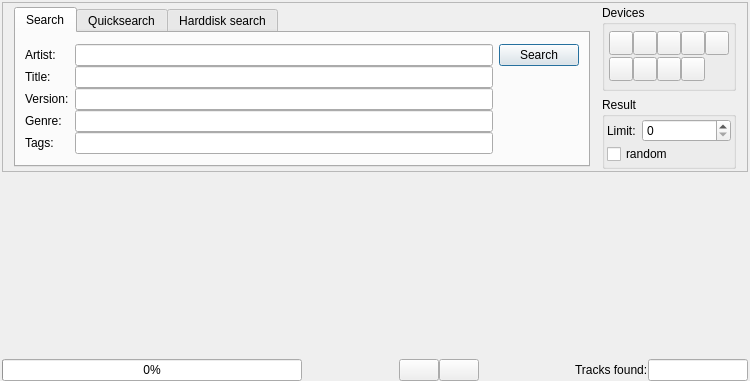
<?xml version="1.0" encoding="UTF-8"?>
<ui version="4.0">
 <class>searchClass</class>
 <widget class="QWidget" name="searchClass">
  <property name="geometry">
   <rect>
    <x>0</x>
    <y>0</y>
    <width>750</width>
    <height>381</height>
   </rect>
  </property>
  <property name="windowTitle">
   <string>WinMusik Search</string>
  </property>
  <property name="windowIcon">
   <iconset resource="../resources.qrc">
    <normaloff>:/devices48/resources/tr48x48-0012.png</normaloff>:/devices48/resources/tr48x48-0012.png</iconset>
  </property>
  <layout class="QVBoxLayout" name="verticalLayout_3">
   <property name="leftMargin">
    <number>2</number>
   </property>
   <property name="topMargin">
    <number>2</number>
   </property>
   <property name="rightMargin">
    <number>2</number>
   </property>
   <property name="bottomMargin">
    <number>0</number>
   </property>
   <item>
    <widget class="QFrame" name="frame">
     <property name="minimumSize">
      <size>
       <width>0</width>
       <height>0</height>
      </size>
     </property>
     <property name="maximumSize">
      <size>
       <width>16777215</width>
       <height>170</height>
      </size>
     </property>
     <property name="frameShape">
      <enum>QFrame::StyledPanel</enum>
     </property>
     <property name="frameShadow">
      <enum>QFrame::Raised</enum>
     </property>
     <layout class="QHBoxLayout" name="horizontalLayout">
      <property name="spacing">
       <number>6</number>
      </property>
      <property name="topMargin">
       <number>2</number>
      </property>
      <property name="bottomMargin">
       <number>2</number>
      </property>
      <item>
       <widget class="QTabWidget" name="tabWidget">
        <property name="enabled">
         <bool>true</bool>
        </property>
        <property name="maximumSize">
         <size>
          <width>16777215</width>
          <height>160</height>
         </size>
        </property>
        <property name="tabShape">
         <enum>QTabWidget::Rounded</enum>
        </property>
        <property name="currentIndex">
         <number>0</number>
        </property>
        <property name="elideMode">
         <enum>Qt::ElideNone</enum>
        </property>
        <property name="usesScrollButtons">
         <bool>true</bool>
        </property>
        <widget class="QWidget" name="tab">
         <attribute name="icon">
          <iconset resource="../resources.qrc">
           <normaloff>:/icons/resources/viewmag.png</normaloff>:/icons/resources/viewmag.png</iconset>
         </attribute>
         <attribute name="title">
          <string>Search</string>
         </attribute>
         <layout class="QVBoxLayout" name="verticalLayout">
          <property name="spacing">
           <number>2</number>
          </property>
          <property name="margin">
           <number>9</number>
          </property>
          <item>
           <layout class="QGridLayout">
            <property name="horizontalSpacing">
             <number>6</number>
            </property>
            <property name="verticalSpacing">
             <number>0</number>
            </property>
            <item row="0" column="0">
             <widget class="QLabel" name="label">
              <property name="text">
               <string>Artist:</string>
              </property>
             </widget>
            </item>
            <item row="0" column="1">
             <widget class="QLineEdit" name="artist"/>
            </item>
            <item row="1" column="0">
             <widget class="QLabel" name="label_2">
              <property name="text">
               <string>Title:</string>
              </property>
             </widget>
            </item>
            <item row="1" column="1">
             <widget class="QLineEdit" name="title"/>
            </item>
            <item row="2" column="0">
             <widget class="QLabel" name="label_6">
              <property name="text">
               <string>Version:</string>
              </property>
             </widget>
            </item>
            <item row="3" column="0">
             <widget class="QLabel" name="label_7">
              <property name="text">
               <string>Genre:</string>
              </property>
             </widget>
            </item>
            <item row="4" column="0">
             <widget class="QLabel" name="label_8">
              <property name="text">
               <string>Tags:</string>
              </property>
             </widget>
            </item>
            <item row="2" column="1">
             <widget class="QLineEdit" name="version"/>
            </item>
            <item row="3" column="1">
             <widget class="QLineEdit" name="genre"/>
            </item>
            <item row="4" column="1">
             <widget class="QLineEdit" name="tags"/>
            </item>
            <item row="0" column="2">
             <widget class="QPushButton" name="searchButton">
              <property name="text">
               <string>Search</string>
              </property>
              <property name="icon">
               <iconset resource="../resources.qrc">
                <normaloff>:/icons/resources/next.png</normaloff>:/icons/resources/next.png</iconset>
              </property>
              <property name="iconSize">
               <size>
                <width>16</width>
                <height>16</height>
               </size>
              </property>
              <property name="autoDefault">
               <bool>true</bool>
              </property>
              <property name="default">
               <bool>true</bool>
              </property>
             </widget>
            </item>
           </layout>
          </item>
         </layout>
        </widget>
        <widget class="QWidget" name="tab_2">
         <attribute name="title">
          <string>Quicksearch</string>
         </attribute>
         <layout class="QVBoxLayout" name="verticalLayout_4">
          <property name="spacing">
           <number>0</number>
          </property>
          <item>
           <layout class="QFormLayout" name="formLayout">
            <property name="horizontalSpacing">
             <number>6</number>
            </property>
            <property name="verticalSpacing">
             <number>2</number>
            </property>
            <property name="topMargin">
             <number>0</number>
            </property>
            <item row="1" column="0">
             <widget class="QLabel" name="label_4">
              <property name="text">
               <string>Query:</string>
              </property>
             </widget>
            </item>
            <item row="1" column="1">
             <layout class="QHBoxLayout" name="horizontalLayout_3">
              <property name="spacing">
               <number>6</number>
              </property>
              <item>
               <widget class="QLineEdit" name="query"/>
              </item>
              <item>
               <widget class="QPushButton" name="quicksearchButton">
                <property name="text">
                 <string>Search</string>
                </property>
                <property name="icon">
                 <iconset resource="../resources.qrc">
                  <normaloff>:/icons/resources/next.png</normaloff>:/icons/resources/next.png</iconset>
                </property>
                <property name="iconSize">
                 <size>
                  <width>16</width>
                  <height>16</height>
                 </size>
                </property>
                <property name="default">
                 <bool>true</bool>
                </property>
               </widget>
              </item>
             </layout>
            </item>
            <item row="2" column="0">
             <widget class="QLabel" name="label_9">
              <property name="sizePolicy">
               <sizepolicy hsizetype="Preferred" vsizetype="Preferred">
                <horstretch>0</horstretch>
                <verstretch>0</verstretch>
               </sizepolicy>
              </property>
              <property name="text">
               <string>Search in:</string>
              </property>
              <property name="alignment">
               <set>Qt::AlignLeading|Qt::AlignLeft|Qt::AlignVCenter</set>
              </property>
             </widget>
            </item>
            <item row="2" column="1">
             <layout class="QHBoxLayout" name="horizontalLayout_7">
              <property name="topMargin">
               <number>0</number>
              </property>
              <item>
               <layout class="QGridLayout" name="gridLayout">
                <property name="horizontalSpacing">
                 <number>6</number>
                </property>
                <property name="verticalSpacing">
                 <number>2</number>
                </property>
                <item row="0" column="0">
                 <widget class="QCheckBox" name="searchArtist">
                  <property name="text">
                   <string>Artist</string>
                  </property>
                  <property name="checked">
                   <bool>true</bool>
                  </property>
                 </widget>
                </item>
                <item row="0" column="1">
                 <widget class="QCheckBox" name="searchTitle">
                  <property name="text">
                   <string>Title</string>
                  </property>
                  <property name="checked">
                   <bool>true</bool>
                  </property>
                 </widget>
                </item>
                <item row="0" column="2">
                 <widget class="QCheckBox" name="searchVersion">
                  <property name="text">
                   <string>Version</string>
                  </property>
                  <property name="checked">
                   <bool>true</bool>
                  </property>
                 </widget>
                </item>
                <item row="0" column="3">
                 <widget class="QCheckBox" name="searchGenre">
                  <property name="text">
                   <string>Genre</string>
                  </property>
                  <property name="checked">
                   <bool>true</bool>
                  </property>
                 </widget>
                </item>
                <item row="1" column="0">
                 <widget class="QCheckBox" name="searchAlbum">
                  <property name="text">
                   <string>Album</string>
                  </property>
                  <property name="checked">
                   <bool>true</bool>
                  </property>
                 </widget>
                </item>
                <item row="1" column="1">
                 <widget class="QCheckBox" name="searchRemarks">
                  <property name="text">
                   <string>Remarks</string>
                  </property>
                  <property name="checked">
                   <bool>true</bool>
                  </property>
                 </widget>
                </item>
                <item row="1" column="2">
                 <widget class="QCheckBox" name="searchTags">
                  <property name="text">
                   <string>Tags</string>
                  </property>
                  <property name="checked">
                   <bool>true</bool>
                  </property>
                 </widget>
                </item>
               </layout>
              </item>
              <item>
               <spacer name="horizontalSpacer_3">
                <property name="orientation">
                 <enum>Qt::Horizontal</enum>
                </property>
                <property name="sizeHint" stdset="0">
                 <size>
                  <width>40</width>
                  <height>20</height>
                 </size>
                </property>
               </spacer>
              </item>
             </layout>
            </item>
           </layout>
          </item>
          <item>
           <spacer name="verticalSpacer_4">
            <property name="orientation">
             <enum>Qt::Vertical</enum>
            </property>
            <property name="sizeHint" stdset="0">
             <size>
              <width>20</width>
              <height>40</height>
             </size>
            </property>
           </spacer>
          </item>
          <item>
           <layout class="QHBoxLayout" name="horizontalLayout_4">
            <item>
             <widget class="QCheckBox" name="watchClipboard">
              <property name="text">
               <string>watch Clipboard</string>
              </property>
             </widget>
            </item>
           </layout>
          </item>
         </layout>
        </widget>
        <widget class="QWidget" name="Seite">
         <attribute name="title">
          <string>Harddisk search</string>
         </attribute>
         <layout class="QVBoxLayout" name="verticalLayout_5">
          <item>
           <layout class="QHBoxLayout" name="horizontalLayout_5">
            <item>
             <widget class="QLabel" name="label_5">
              <property name="text">
               <string>Query:</string>
              </property>
             </widget>
            </item>
            <item>
             <widget class="QLineEdit" name="query_harddisk"/>
            </item>
            <item>
             <widget class="QPushButton" name="hardDiskSearchButton">
              <property name="text">
               <string>Search</string>
              </property>
              <property name="icon">
               <iconset resource="../resources.qrc">
                <normaloff>:/icons/resources/next.png</normaloff>:/icons/resources/next.png</iconset>
              </property>
              <property name="iconSize">
               <size>
                <width>16</width>
                <height>16</height>
               </size>
              </property>
              <property name="default">
               <bool>true</bool>
              </property>
             </widget>
            </item>
           </layout>
          </item>
          <item>
           <spacer name="verticalSpacer_3">
            <property name="orientation">
             <enum>Qt::Vertical</enum>
            </property>
            <property name="sizeHint" stdset="0">
             <size>
              <width>20</width>
              <height>40</height>
             </size>
            </property>
           </spacer>
          </item>
          <item>
           <layout class="QHBoxLayout" name="horizontalLayout_6">
            <item>
             <widget class="QCheckBox" name="watchClipboardHarddisk">
              <property name="text">
               <string>watch Clipboard</string>
              </property>
             </widget>
            </item>
           </layout>
          </item>
         </layout>
        </widget>
       </widget>
      </item>
      <item>
       <layout class="QVBoxLayout" name="verticalLayout_6">
        <property name="leftMargin">
         <number>6</number>
        </property>
        <item>
         <widget class="QGroupBox" name="groupBox">
          <property name="sizePolicy">
           <sizepolicy hsizetype="Preferred" vsizetype="Expanding">
            <horstretch>0</horstretch>
            <verstretch>0</verstretch>
           </sizepolicy>
          </property>
          <property name="title">
           <string>Devices</string>
          </property>
          <property name="flat">
           <bool>false</bool>
          </property>
          <layout class="QGridLayout" name="_2">
           <property name="margin">
            <number>4</number>
           </property>
           <property name="spacing">
            <number>0</number>
           </property>
           <item row="0" column="0">
            <widget class="QToolButton" name="traeger_1">
             <property name="minimumSize">
              <size>
               <width>24</width>
               <height>24</height>
              </size>
             </property>
             <property name="focusPolicy">
              <enum>Qt::NoFocus</enum>
             </property>
             <property name="autoFillBackground">
              <bool>false</bool>
             </property>
             <property name="text">
              <string/>
             </property>
             <property name="icon">
              <iconset resource="../resources.qrc">
               <normaloff>:/devices25/resources/tr25x25-0001.png</normaloff>:/devices25/resources/tr25x25-0001.png</iconset>
             </property>
             <property name="iconSize">
              <size>
               <width>16</width>
               <height>16</height>
              </size>
             </property>
             <property name="checkable">
              <bool>true</bool>
             </property>
            </widget>
           </item>
           <item row="0" column="1">
            <widget class="QToolButton" name="traeger_2">
             <property name="minimumSize">
              <size>
               <width>24</width>
               <height>24</height>
              </size>
             </property>
             <property name="focusPolicy">
              <enum>Qt::NoFocus</enum>
             </property>
             <property name="text">
              <string/>
             </property>
             <property name="icon">
              <iconset resource="../resources.qrc">
               <normaloff>:/devices25/resources/tr25x25-0002.png</normaloff>:/devices25/resources/tr25x25-0002.png</iconset>
             </property>
             <property name="iconSize">
              <size>
               <width>16</width>
               <height>16</height>
              </size>
             </property>
             <property name="checkable">
              <bool>true</bool>
             </property>
            </widget>
           </item>
           <item row="0" column="2">
            <widget class="QToolButton" name="traeger_3">
             <property name="minimumSize">
              <size>
               <width>24</width>
               <height>24</height>
              </size>
             </property>
             <property name="focusPolicy">
              <enum>Qt::NoFocus</enum>
             </property>
             <property name="text">
              <string/>
             </property>
             <property name="icon">
              <iconset resource="../resources.qrc">
               <normaloff>:/devices25/resources/tr25x25-0003.png</normaloff>:/devices25/resources/tr25x25-0003.png</iconset>
             </property>
             <property name="iconSize">
              <size>
               <width>16</width>
               <height>16</height>
              </size>
             </property>
             <property name="checkable">
              <bool>true</bool>
             </property>
            </widget>
           </item>
           <item row="0" column="3">
            <widget class="QToolButton" name="traeger_4">
             <property name="minimumSize">
              <size>
               <width>24</width>
               <height>24</height>
              </size>
             </property>
             <property name="focusPolicy">
              <enum>Qt::NoFocus</enum>
             </property>
             <property name="text">
              <string/>
             </property>
             <property name="icon">
              <iconset resource="../resources.qrc">
               <normaloff>:/devices25/resources/tr25x25-0004.png</normaloff>:/devices25/resources/tr25x25-0004.png</iconset>
             </property>
             <property name="iconSize">
              <size>
               <width>16</width>
               <height>16</height>
              </size>
             </property>
             <property name="checkable">
              <bool>true</bool>
             </property>
            </widget>
           </item>
           <item row="0" column="4">
            <widget class="QToolButton" name="traeger_5">
             <property name="minimumSize">
              <size>
               <width>24</width>
               <height>24</height>
              </size>
             </property>
             <property name="focusPolicy">
              <enum>Qt::NoFocus</enum>
             </property>
             <property name="text">
              <string/>
             </property>
             <property name="icon">
              <iconset resource="../resources.qrc">
               <normaloff>:/devices25/resources/tr25x25-0005.png</normaloff>:/devices25/resources/tr25x25-0005.png</iconset>
             </property>
             <property name="iconSize">
              <size>
               <width>16</width>
               <height>16</height>
              </size>
             </property>
             <property name="checkable">
              <bool>true</bool>
             </property>
            </widget>
           </item>
           <item row="1" column="0">
            <widget class="QToolButton" name="traeger_6">
             <property name="minimumSize">
              <size>
               <width>24</width>
               <height>24</height>
              </size>
             </property>
             <property name="focusPolicy">
              <enum>Qt::NoFocus</enum>
             </property>
             <property name="text">
              <string/>
             </property>
             <property name="icon">
              <iconset resource="../resources.qrc">
               <normaloff>:/devices25/resources/tr25x25-0006.png</normaloff>:/devices25/resources/tr25x25-0006.png</iconset>
             </property>
             <property name="iconSize">
              <size>
               <width>16</width>
               <height>16</height>
              </size>
             </property>
             <property name="checkable">
              <bool>true</bool>
             </property>
            </widget>
           </item>
           <item row="1" column="1">
            <widget class="QToolButton" name="traeger_7">
             <property name="minimumSize">
              <size>
               <width>24</width>
               <height>24</height>
              </size>
             </property>
             <property name="focusPolicy">
              <enum>Qt::NoFocus</enum>
             </property>
             <property name="text">
              <string/>
             </property>
             <property name="icon">
              <iconset resource="../resources.qrc">
               <normaloff>:/devices25/resources/tr25x25-0007.png</normaloff>:/devices25/resources/tr25x25-0007.png</iconset>
             </property>
             <property name="iconSize">
              <size>
               <width>16</width>
               <height>16</height>
              </size>
             </property>
             <property name="checkable">
              <bool>true</bool>
             </property>
            </widget>
           </item>
           <item row="1" column="2">
            <widget class="QToolButton" name="traeger_8">
             <property name="minimumSize">
              <size>
               <width>24</width>
               <height>24</height>
              </size>
             </property>
             <property name="focusPolicy">
              <enum>Qt::NoFocus</enum>
             </property>
             <property name="text">
              <string/>
             </property>
             <property name="icon">
              <iconset resource="../resources.qrc">
               <normaloff>:/devices25/resources/tr25x25-0008.png</normaloff>:/devices25/resources/tr25x25-0008.png</iconset>
             </property>
             <property name="iconSize">
              <size>
               <width>16</width>
               <height>16</height>
              </size>
             </property>
             <property name="checkable">
              <bool>true</bool>
             </property>
            </widget>
           </item>
           <item row="1" column="3">
            <widget class="QToolButton" name="traeger_9">
             <property name="minimumSize">
              <size>
               <width>24</width>
               <height>24</height>
              </size>
             </property>
             <property name="focusPolicy">
              <enum>Qt::NoFocus</enum>
             </property>
             <property name="text">
              <string/>
             </property>
             <property name="icon">
              <iconset resource="../resources.qrc">
               <normaloff>:/devices25/resources/tr25x25-0009.png</normaloff>:/devices25/resources/tr25x25-0009.png</iconset>
             </property>
             <property name="iconSize">
              <size>
               <width>16</width>
               <height>16</height>
              </size>
             </property>
             <property name="checkable">
              <bool>true</bool>
             </property>
            </widget>
           </item>
          </layout>
         </widget>
        </item>
        <item>
         <widget class="QGroupBox" name="groupBox_2">
          <property name="title">
           <string>Result</string>
          </property>
          <layout class="QVBoxLayout" name="verticalLayout_7">
           <property name="spacing">
            <number>2</number>
           </property>
           <property name="margin">
            <number>2</number>
           </property>
           <item>
            <layout class="QFormLayout" name="formLayout_2">
             <property name="topMargin">
              <number>0</number>
             </property>
             <item row="0" column="0">
              <widget class="QLabel" name="label_10">
               <property name="text">
                <string>Limit:</string>
               </property>
              </widget>
             </item>
             <item row="0" column="1">
              <widget class="QSpinBox" name="limitResultSpinBox">
               <property name="maximum">
                <number>999999999</number>
               </property>
              </widget>
             </item>
            </layout>
           </item>
           <item>
            <widget class="QCheckBox" name="randomResultCheckBox">
             <property name="text">
              <string>random</string>
             </property>
            </widget>
           </item>
          </layout>
         </widget>
        </item>
       </layout>
      </item>
     </layout>
    </widget>
   </item>
   <item>
    <widget class="QWidget" name="listWidget" native="true">
     <property name="sizePolicy">
      <sizepolicy hsizetype="Expanding" vsizetype="Expanding">
       <horstretch>0</horstretch>
       <verstretch>0</verstretch>
      </sizepolicy>
     </property>
     <layout class="QVBoxLayout" name="verticalLayout_2">
      <property name="spacing">
       <number>0</number>
      </property>
      <property name="margin">
       <number>0</number>
      </property>
     </layout>
    </widget>
   </item>
   <item>
    <layout class="QHBoxLayout" name="horizontalLayout_2">
     <property name="spacing">
      <number>0</number>
     </property>
     <item>
      <widget class="QProgressBar" name="progressBar">
       <property name="minimumSize">
        <size>
         <width>300</width>
         <height>0</height>
        </size>
       </property>
       <property name="value">
        <number>0</number>
       </property>
      </widget>
     </item>
     <item>
      <spacer name="horizontalSpacer_2">
       <property name="orientation">
        <enum>Qt::Horizontal</enum>
       </property>
       <property name="sizeHint" stdset="0">
        <size>
         <width>40</width>
         <height>20</height>
        </size>
       </property>
      </spacer>
     </item>
     <item>
      <widget class="QPushButton" name="markAllButton">
       <property name="toolTip">
        <string>select all</string>
       </property>
       <property name="text">
        <string/>
       </property>
       <property name="icon">
        <iconset resource="../resources.qrc">
         <normaloff>:/icons/resources/frame_text.png</normaloff>:/icons/resources/frame_text.png</iconset>
       </property>
      </widget>
     </item>
     <item>
      <widget class="QPushButton" name="markNoneButton">
       <property name="toolTip">
        <string>unselect all</string>
       </property>
       <property name="text">
        <string/>
       </property>
       <property name="icon">
        <iconset resource="../resources.qrc">
         <normaloff>:/icons/resources/eraser.png</normaloff>:/icons/resources/eraser.png</iconset>
       </property>
      </widget>
     </item>
     <item>
      <spacer name="horizontalSpacer">
       <property name="orientation">
        <enum>Qt::Horizontal</enum>
       </property>
       <property name="sizeType">
        <enum>QSizePolicy::MinimumExpanding</enum>
       </property>
       <property name="sizeHint" stdset="0">
        <size>
         <width>40</width>
         <height>20</height>
        </size>
       </property>
      </spacer>
     </item>
     <item>
      <widget class="QLabel" name="label_3">
       <property name="text">
        <string>Tracks found:</string>
       </property>
      </widget>
     </item>
     <item>
      <widget class="QLineEdit" name="numTracks">
       <property name="sizePolicy">
        <sizepolicy hsizetype="Fixed" vsizetype="Fixed">
         <horstretch>0</horstretch>
         <verstretch>0</verstretch>
        </sizepolicy>
       </property>
       <property name="minimumSize">
        <size>
         <width>100</width>
         <height>0</height>
        </size>
       </property>
       <property name="maximumSize">
        <size>
         <width>100</width>
         <height>16777215</height>
        </size>
       </property>
       <property name="focusPolicy">
        <enum>Qt::NoFocus</enum>
       </property>
       <property name="readOnly">
        <bool>true</bool>
       </property>
      </widget>
     </item>
    </layout>
   </item>
  </layout>
 </widget>
 <layoutdefault spacing="6" margin="11"/>
 <tabstops>
  <tabstop>artist</tabstop>
  <tabstop>title</tabstop>
  <tabstop>version</tabstop>
  <tabstop>genre</tabstop>
  <tabstop>tags</tabstop>
  <tabstop>markAllButton</tabstop>
  <tabstop>markNoneButton</tabstop>
  <tabstop>query</tabstop>
  <tabstop>quicksearchButton</tabstop>
  <tabstop>tabWidget</tabstop>
  <tabstop>watchClipboard</tabstop>
  <tabstop>query_harddisk</tabstop>
  <tabstop>hardDiskSearchButton</tabstop>
  <tabstop>watchClipboardHarddisk</tabstop>
 </tabstops>
 <resources>
  <include location="../resources.qrc"/>
 </resources>
 <connections/>
</ui>
